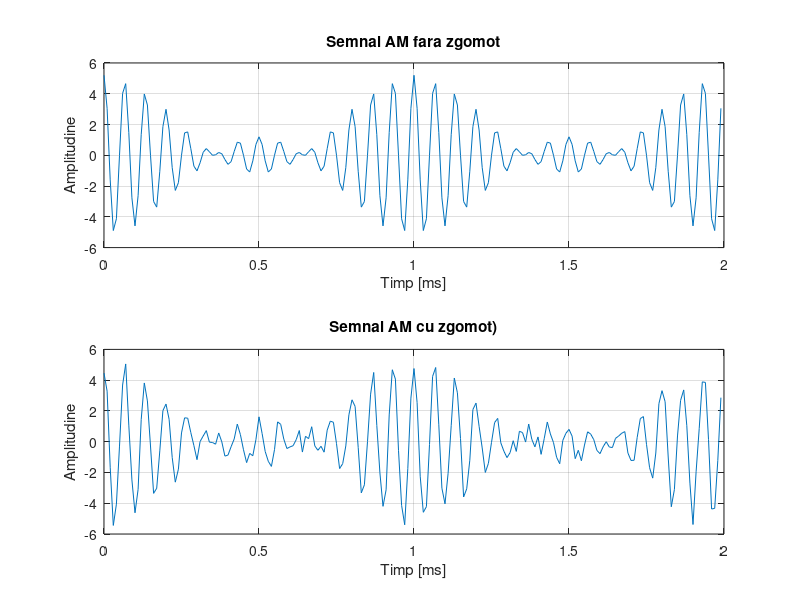
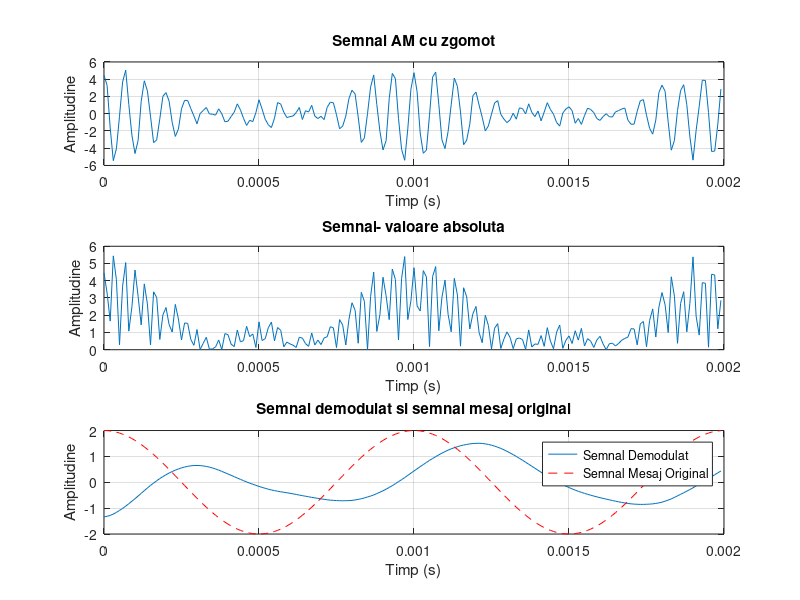

The MATLAB source for these figures, in order:
Fs=10^5;
T= 2*10^-3;
t= 0:1/Fs:T-1/Fs;
A_mesaj= 2;
f_mesaj=10^3;
A_purtatoare= 2;
f_purtatoare= 15*10^3;
m= 0.8;
x_msj=A_mesaj*cos(2*pi*f_mesaj*t);
s_am= A_purtatoare*(1+m*x_msj).*cos(2*pi*f_purtatoare*t);
SNR=15;
s_am_zg= awgn(s_am, SNR, 'measured');

figure;
subplot(2,1,1);
plot(t*10^3, s_am); grid on;
xlabel('Timp [ms]'); ylabel('Amplitudine');
title('Semnal AM fara zgomot');

subplot(2,1,2);
plot(t*10^3, s_am_zg); grid on;
xlabel('Timp [ms]'); ylabel('Amplitudine');
title(['Semnal AM cu zgomot)']);

s_abs = abs(s_am_zg); 
fc=1.2 * f_mesaj;
[b, a]=butter(2, fc / (Fs/2), 'low'); 
s_demodulat=filter(b, a, s_abs);
s_demodulat=s_demodulat - mean(s_demodulat);

P_semnal=mean(x_msj.^2);
factor_scalare=std(s_demodulat) / std(x_msj);
s_demodulat_scalat=s_demodulat / factor_scalare;
zg_ramas= s_demodulat_scalat- x_msj;
P_zg=mean(zg_ramas.^2);
SNR_out= 10 * log10(P_semnal / P_zg);
fprintf('SNR-ul semnalului demodulat la iesire: %.2f dB\n', SNR_out);


figure;
subplot(3,1,1);
plot(t, s_am_zg);
title('Semnal AM cu zgomot');
xlabel('Timp (s)');
ylabel('Amplitudine');
grid on;

subplot(3,1,2);
plot(t, s_abs);
title('Semnal- valoare absoluta');
xlabel('Timp (s)');
ylabel('Amplitudine');
grid on;

subplot(3,1,3);
plot(t, s_demodulat);
hold on;
plot(t, x_msj, 'r--'); 
title('Semnal demodulat si semnal mesaj original');
xlabel('Timp (s)');
ylabel('Amplitudine');
legend('Semnal Demodulat', 'Semnal Mesaj Original');
grid on;